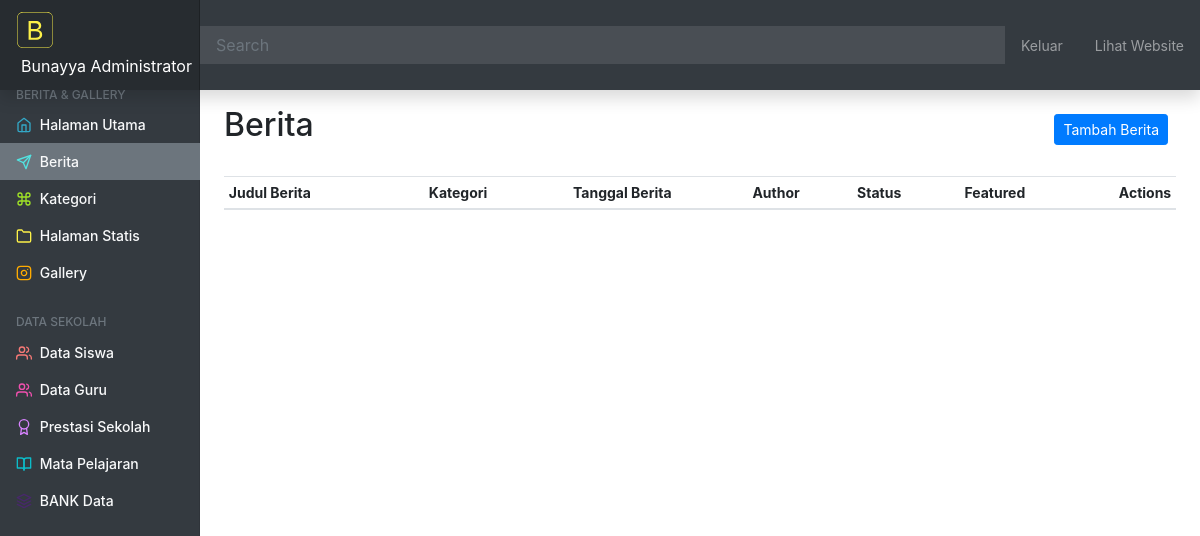
/web-admin/berita (signed in), run on an earlier commit of the app's database.
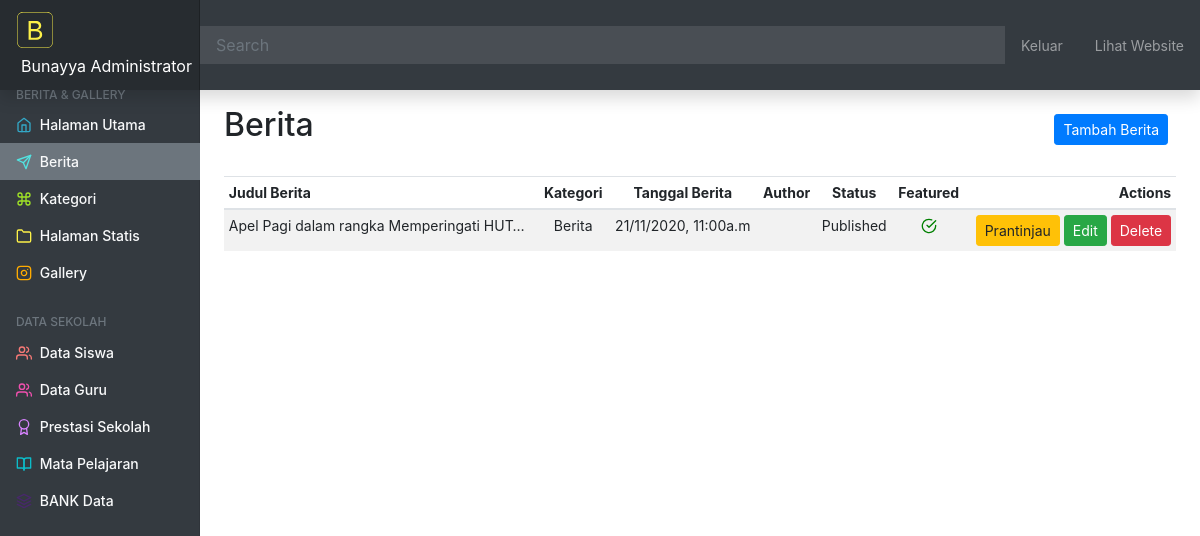
And on a later commit of the database.
### blog/models.py (models this page shows, shortened)
class Post(models.Model):
    author = models.ForeignKey(User, on_delete=models.CASCADE)
    title = models.CharField(max_length=100)
    slug = AutoSlugField(populate_from="title", unique=True)
    category = models.ForeignKey(
        Category, blank=True, null=True, on_delete=models.SET_NULL
    )
    post_image = models.ImageField(upload_to="post-cover", blank=True, null=True)
    featured = models.BooleanField(default=False)
    ringkasan = models.CharField(max_length=150)
    body = RichTextUploadingField()
    STATUS_CHOICES = (
        ("draft", "Draft"),
        ("published", "Published"),
    )
    post_status = models.CharField(
        max_length=10,
        choices=STATUS_CHOICES,
        default="draft",
    )
    post_views=models.IntegerField(default=0)
    created_at = models.DateTimeField(auto_now_add=True)
    updated_at = models.DateTimeField(auto_now=True)
    def status_verbose(self):
        return dict(Post.STATUS_CHOICES)[self.post_status]

class Category(models.Model):
    name = models.CharField(max_length=50, unique=True)
    slug = AutoSlugField(populate_from="name")
    created_at = models.DateTimeField(auto_now_add=True)
    def __str__(self):
        return self.name
    class Meta:
        verbose_name_plural = "categories"

### blog/views.py (the view)
# urls.py: path("web-admin/berita", views.admin_berita, name="admin_berita"),
@login_required
def admin_berita(request):
    data = {}
    if request.user.is_staff:
        data["posts"] = Post.objects.all().order_by('-created_at')
    else:
        data["posts"] = Post.objects.filter(author=request.user).order_by('-created_at')
    return render(request, "blog/web-admin/admin-berita.html", data)

### blog/templates/blog/web-admin/admin-berita.html (shortened to what this page needs)
{% extends 'blog/web-admin/admin-base.html' %}
{% block admin-content %}
    <div class="d-flex justify-content-between flex-wrap flex-md-nowrap align-items-center pt-3 pb-2 mb-3">
        <h1 class="h2">Berita</h1>
        <div class="btn-toolbar mb-2 mb-md-0">
            <div class="btn-group mr-2">
                <a href="{% url 'admin_berita_add' %}" class="btn btn-primary btn-sm">Tambah Berita</a>
            </div>
        </div>
    </div>
    <div class="table-responsive">
        <table class="table table-striped table-sm">
            <thead>
                <tr>
                    <th>Judul Berita</th>
                    <th class="text-center">Kategori</th>
                    <th class="text-center">Tanggal Berita</th>
                    <th class="text-center">Author</th>
                    {% if request.user.is_staff %}
                    <th class="text-center">Status</th>
                    <th class="text-center">Featured</th>
                    {% endif %}
                    <th class="text-right">Actions</th>
                </tr>
            </thead>
            <tbody>
                {% for post in posts %}
                <tr>
                    <td>{{ post.title|truncatechars:40 }}</td>
                    <td class="text-center">{% if post.category %}{{ post.category }}{% else %}-{% endif %}</td>
                    <td class="text-center">{{ post.updated_at|date:"d/m/Y, g:ia" }}</td>
                    <td class="text-center">{{ post.author.get_full_name }}</td>
                    {% if request.user.is_staff %}
                    <td class="text-center">{{ post.status_verbose }}</td>
                    <td class="text-center">{% if post.featured %}<span data-feather="check-circle" style="color:green"></span>{% endif %}</td>
                    {% endif %}
                    <td>
                        <button class="float-right ml-1 btn btn-sm btn-danger" data-toggle="modal" data-target="#hapusPost{{ post.id }}">Delete</button>
                        <a href="{% url 'admin_berita_update' post_id=post.id %}" class="float-right btn btn-sm btn-success">Edit</a>
                        <a href="{% url 'post_detail' slug=post.slug %}" class="float-right mr-1 btn btn-sm btn-warning" target="_blank">Prantinjau</a>
                    </td>
                </tr>
                {% endfor %}
            </tbody>
        </table>
    </div>
{% endblock admin-content %}

What changed in the data, as far as the page shows it:
added Post: title "Apel Pagi dalam rangka Memperingati HUT…", category "Berita", updated_at "21/11/2020, 11:00a.m", status_verbose "Published", featured True (drawn)
